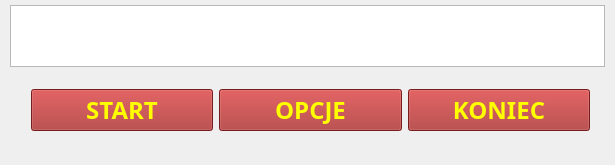
<?xml version="1.0" encoding="UTF-8"?>
<ui version="4.0">
 <class>Menu</class>
 <widget class="QMainWindow" name="Menu">
  <property name="geometry">
   <rect>
    <x>0</x>
    <y>0</y>
    <width>615</width>
    <height>165</height>
   </rect>
  </property>
  <property name="windowTitle">
   <string>MainWindow</string>
  </property>
  <widget class="QWidget" name="centralWidget">
   <widget class="QGraphicsView" name="graphicsTitle">
    <property name="geometry">
     <rect>
      <x>10</x>
      <y>5</y>
      <width>595</width>
      <height>62</height>
     </rect>
    </property>
    <property name="sizePolicy">
     <sizepolicy hsizetype="Fixed" vsizetype="Fixed">
      <horstretch>0</horstretch>
      <verstretch>0</verstretch>
     </sizepolicy>
    </property>
   </widget>
   <widget class="QWidget" name="horizontalLayoutWidget">
    <property name="geometry">
     <rect>
      <x>20</x>
      <y>70</y>
      <width>581</width>
      <height>80</height>
     </rect>
    </property>
    <layout class="QHBoxLayout" name="horizontalLayout">
     <item>
      <widget class="QPushButton" name="startBtn">
       <property name="font">
        <font>
         <family>Segoe Marker</family>
         <pointsize>18</pointsize>
         <weight>75</weight>
         <bold>true</bold>
        </font>
       </property>
       <property name="autoFillBackground">
        <bool>false</bool>
       </property>
       <property name="styleSheet">
        <string notr="true">QPushButton#startBtn {
selection-background-color: black;
background-color: brown;
selection-color: green;
color:yellow;
/*border-radius: 10px;*/
}

QPushButton#startBtn:pressed{
background-color: rgb(224, 0, 0);
border-style: inset;
}</string>
       </property>
       <property name="text">
        <string>START</string>
       </property>
       <property name="autoDefault">
        <bool>false</bool>
       </property>
       <property name="default">
        <bool>false</bool>
       </property>
       <property name="flat">
        <bool>false</bool>
       </property>
      </widget>
     </item>
     <item>
      <widget class="QPushButton" name="settingsBtn">
       <property name="font">
        <font>
         <family>Segoe Marker</family>
         <pointsize>18</pointsize>
         <weight>75</weight>
         <bold>true</bold>
        </font>
       </property>
       <property name="autoFillBackground">
        <bool>false</bool>
       </property>
       <property name="styleSheet">
        <string notr="true">QPushButton#settingsBtn {
selection-background-color: black;
background-color: brown;
selection-color: green;
color:yellow;
/*border-radius: 10px;*/
}

QPushButton#settingsBtn:pressed{
background-color: rgb(224, 0, 0);
border-style: inset;
}</string>
       </property>
       <property name="text">
        <string>OPCJE</string>
       </property>
       <property name="autoDefault">
        <bool>false</bool>
       </property>
       <property name="default">
        <bool>false</bool>
       </property>
       <property name="flat">
        <bool>false</bool>
       </property>
      </widget>
     </item>
     <item>
      <widget class="QPushButton" name="exitBtn">
       <property name="font">
        <font>
         <family>Segoe Marker</family>
         <pointsize>18</pointsize>
         <weight>75</weight>
         <bold>true</bold>
        </font>
       </property>
       <property name="autoFillBackground">
        <bool>false</bool>
       </property>
       <property name="styleSheet">
        <string notr="true">QPushButton#exitBtn {
selection-background-color: black;
background-color: brown;
selection-color: green;
color:yellow;
/*border-radius: 10px;*/
}

QPushButton#exitBtn:pressed{
background-color: rgb(224, 0, 0);
border-style: inset;
}</string>
       </property>
       <property name="text">
        <string>KONIEC</string>
       </property>
       <property name="autoDefault">
        <bool>false</bool>
       </property>
       <property name="default">
        <bool>false</bool>
       </property>
       <property name="flat">
        <bool>false</bool>
       </property>
      </widget>
     </item>
    </layout>
   </widget>
  </widget>
 </widget>
 <layoutdefault spacing="6" margin="11"/>
 <resources/>
 <connections/>
</ui>
